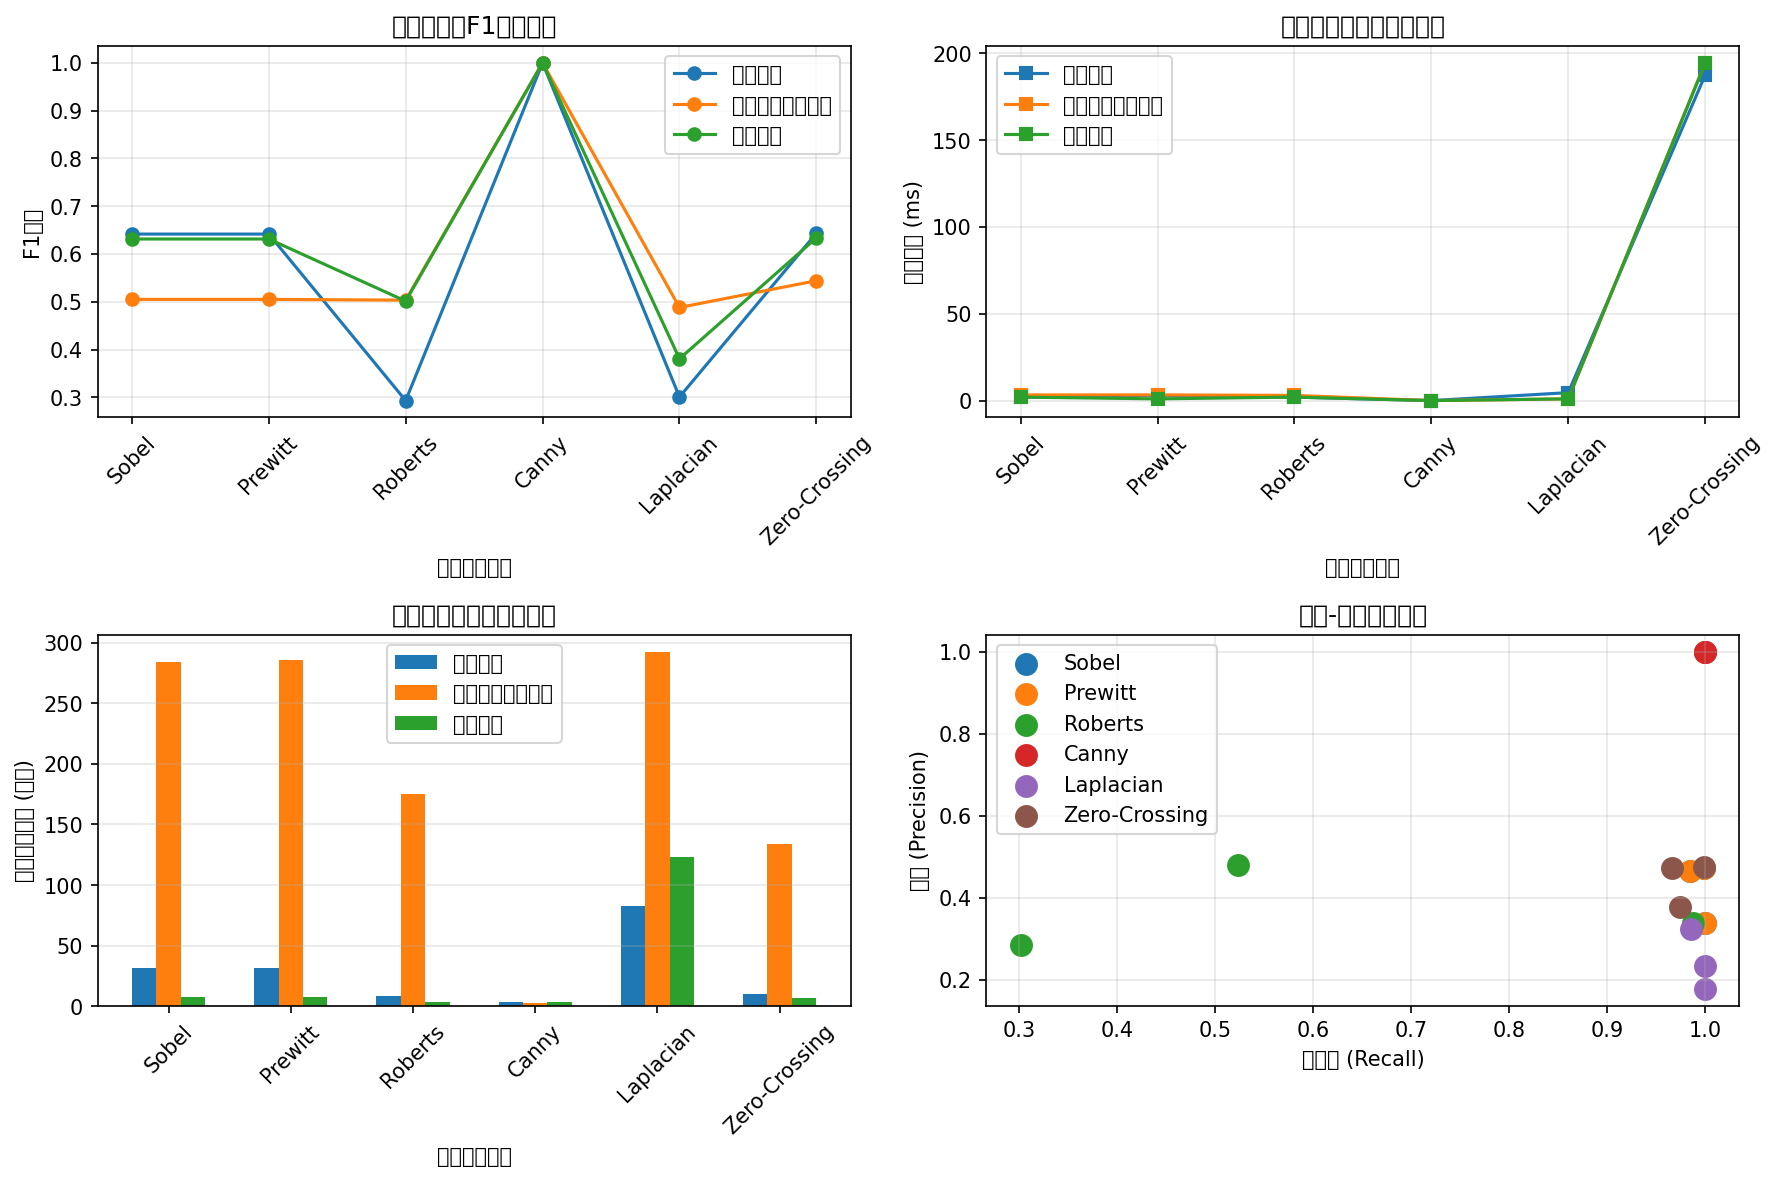

Generate this figure with Python:
"""
边缘检测算子比较
比较不同的边缘检测算子及其效果
"""

import cv2
import numpy as np
import matplotlib.pyplot as plt
from scipy import ndimage
import time

class EdgeDetector:
    def __init__(self):
        """初始化边缘检测器"""
        pass
    
    def sobel_edge_detection(self, image, ksize=3):
        """Sobel边缘检测"""
        if len(image.shape) == 3:
            gray = cv2.cvtColor(image, cv2.COLOR_BGR2GRAY)
        else:
            gray = image
        
        # Sobel算子
        sobel_x = cv2.Sobel(gray, cv2.CV_64F, 1, 0, ksize=ksize)
        sobel_y = cv2.Sobel(gray, cv2.CV_64F, 0, 1, ksize=ksize)
        
        # 计算梯度幅值
        magnitude = np.sqrt(sobel_x**2 + sobel_y**2)
        
        # 归一化到0-255
        magnitude = np.uint8(255 * magnitude / magnitude.max())
        
        # 计算梯度方向
        direction = np.arctan2(sobel_y, sobel_x) * 180 / np.pi
        
        return magnitude, direction, sobel_x, sobel_y
    
    def prewitt_edge_detection(self, image):
        """Prewitt边缘检测"""
        if len(image.shape) == 3:
            gray = cv2.cvtColor(image, cv2.COLOR_BGR2GRAY)
        else:
            gray = image
        
        # Prewitt算子
        kernel_x = np.array([[-1, 0, 1],
                            [-1, 0, 1],
                            [-1, 0, 1]])
        
        kernel_y = np.array([[-1, -1, -1],
                            [0, 0, 0],
                            [1, 1, 1]])
        
        prewitt_x = cv2.filter2D(gray, cv2.CV_64F, kernel_x)
        prewitt_y = cv2.filter2D(gray, cv2.CV_64F, kernel_y)
        
        # 计算梯度幅值
        magnitude = np.sqrt(prewitt_x**2 + prewitt_y**2)
        magnitude = np.uint8(255 * magnitude / magnitude.max())
        
        # 计算梯度方向
        direction = np.arctan2(prewitt_y, prewitt_x) * 180 / np.pi
        
        return magnitude, direction, prewitt_x, prewitt_y
    
    def roberts_edge_detection(self, image):
        """Roberts边缘检测"""
        if len(image.shape) == 3:
            gray = cv2.cvtColor(image, cv2.COLOR_BGR2GRAY)
        else:
            gray = image
        
        # Roberts算子
        kernel_x = np.array([[1, 0],
                            [0, -1]])
        
        kernel_y = np.array([[0, 1],
                            [-1, 0]])
        
        roberts_x = cv2.filter2D(gray, cv2.CV_64F, kernel_x)
        roberts_y = cv2.filter2D(gray, cv2.CV_64F, kernel_y)
        
        # 计算梯度幅值
        magnitude = np.sqrt(roberts_x**2 + roberts_y**2)
        magnitude = np.uint8(255 * magnitude / magnitude.max())
        
        # 计算梯度方向
        direction = np.arctan2(roberts_y, roberts_x) * 180 / np.pi
        
        return magnitude, direction, roberts_x, roberts_y
    
    def canny_edge_detection(self, image, low_threshold=50, high_threshold=150):
        """Canny边缘检测"""
        if len(image.shape) == 3:
            gray = cv2.cvtColor(image, cv2.COLOR_BGR2GRAY)
        else:
            gray = image
        
        # 应用高斯模糊
        blurred = cv2.GaussianBlur(gray, (5, 5), 1.4)
        
        # Canny边缘检测
        edges = cv2.Canny(blurred, low_threshold, high_threshold)
        
        return edges
    
    def laplacian_edge_detection(self, image, ksize=3):
        """Laplacian边缘检测"""
        if len(image.shape) == 3:
            gray = cv2.cvtColor(image, cv2.COLOR_BGR2GRAY)
        else:
            gray = image
        
        # 应用高斯模糊
        blurred = cv2.GaussianBlur(gray, (5, 5), 1.4)
        
        # Laplacian算子
        laplacian = cv2.Laplacian(blurred, cv2.CV_64F, ksize=ksize)
        
        # 取绝对值并归一化
        laplacian = np.absolute(laplacian)
        laplacian = np.uint8(255 * laplacian / laplacian.max())
        
        return laplacian
    
    def zero_crossing_edge_detection(self, image, threshold=0.01):
        """零交叉边缘检测"""
        if len(image.shape) == 3:
            gray = cv2.cvtColor(image, cv2.COLOR_BGR2GRAY)
        else:
            gray = image
        
        # 应用LoG (Laplacian of Gaussian)
        blurred = cv2.GaussianBlur(gray, (5, 5), 1.4)
        laplacian = cv2.Laplacian(blurred, cv2.CV_64F, ksize=3)
        
        # 零交叉检测
        edges = np.zeros_like(laplacian, dtype=np.uint8)
        h, w = laplacian.shape
        
        for i in range(1, h-1):
            for j in range(1, w-1):
                # 检查3x3邻域中的零交叉
                neighborhood = laplacian[i-1:i+2, j-1:j+2]
                max_val = neighborhood.max()
                min_val = neighborhood.min()
                
                # 如果最大值和最小值符号相反且差值超过阈值
                if max_val > threshold and min_val < -threshold:
                    edges[i, j] = 255
        
        return edges
    
    def evaluate_edge_detection(self, edge_image, ground_truth=None):
        """评估边缘检测结果"""
        if ground_truth is None:
            # 如果没有真实标签，使用Canny作为参考
            ground_truth = self.canny_edge_detection(edge_image)
        
        # 确保二值化
        edge_binary = (edge_image > 0).astype(np.uint8)
        gt_binary = (ground_truth > 0).astype(np.uint8)
        
        # 计算评估指标
        tp = np.sum((edge_binary == 1) & (gt_binary == 1))  # 真阳性
        fp = np.sum((edge_binary == 1) & (gt_binary == 0))  # 假阳性
        fn = np.sum((edge_binary == 0) & (gt_binary == 1))  # 假阴性
        tn = np.sum((edge_binary == 0) & (gt_binary == 0))  # 真阴性
        
        # 避免除以零
        precision = tp / (tp + fp) if (tp + fp) > 0 else 0
        recall = tp / (tp + fn) if (tp + fn) > 0 else 0
        f1_score = 2 * precision * recall / (precision + recall) if (precision + recall) > 0 else 0
        accuracy = (tp + tn) / (tp + tn + fp + fn) if (tp + tn + fp + fn) > 0 else 0
        
        metrics = {
            'true_positive': tp,
            'false_positive': fp,
            'false_negative': fn,
            'true_negative': tn,
            'precision': precision,
            'recall': recall,
            'f1_score': f1_score,
            'accuracy': accuracy
        }
        
        return metrics
    
    def compute_edge_thickness(self, edge_image):
        """计算边缘厚度（平均宽度）"""
        # 使用形态学操作估计边缘厚度
        from skimage.morphology import binary_dilation, binary_erosion
        
        edge_binary = (edge_image > 0)
        
        # 计算边缘像素的连通区域
        num_labels, labels = cv2.connectedComponents(edge_binary.astype(np.uint8))
        
        if num_labels <= 1:
            return 0
        
        thicknesses = []
        for label in range(1, num_labels):
            mask = (labels == label).astype(np.uint8)
            
            # 计算区域面积和周长
            area = np.sum(mask)
            contours, _ = cv2.findContours(mask, cv2.RETR_EXTERNAL, cv2.CHAIN_APPROX_SIMPLE)
            
            if contours:
                perimeter = cv2.arcLength(contours[0], True)
                if perimeter > 0:
                    # 估计平均厚度（假设为圆形区域）
                    thickness = 4 * area / perimeter
                    thicknesses.append(thickness)
        
        return np.mean(thicknesses) if thicknesses else 0

def create_test_images():
    """创建测试图像"""
    images = []
    
    # 图像1：简单几何形状
    img1 = np.zeros((300, 300), dtype=np.uint8)
    cv2.rectangle(img1, (50, 50), (250, 250), 255, 5)
    cv2.circle(img1, (150, 150), 80, 200, 3)
    cv2.line(img1, (50, 150), (250, 150), 150, 2)
    images.append(('几何形状', img1))
    
    # 图像2：添加噪声
    img2 = img1.copy()
    noise = np.random.normal(0, 30, img2.shape).astype(np.uint8)
    img2 = cv2.add(img2, noise)
    images.append(('带噪声的几何形状', img2))
    
    # 图像3：纹理图像
    img3 = np.zeros((300, 300), dtype=np.uint8)
    for i in range(0, 300, 20):
        cv2.line(img3, (i, 0), (i, 300), 255, 2)
        cv2.line(img3, (0, i), (300, i), 200, 2)
    images.append(('网格纹理', img3))
    
    return images

def main():
    """主函数：比较不同的边缘检测算子"""
    # 创建测试图像
    test_images = create_test_images()
    
    # 创建边缘检测器
    detector = EdgeDetector()
    
    # 定义要测试的边缘检测方法
    edge_methods = [
        ('Sobel', detector.sobel_edge_detection),
        ('Prewitt', detector.prewitt_edge_detection),
        ('Roberts', detector.roberts_edge_detection),
        ('Canny', detector.canny_edge_detection),
        ('Laplacian', detector.laplacian_edge_detection),
        ('Zero-Crossing', detector.zero_crossing_edge_detection)
    ]
    
    # 存储所有结果
    all_results = {}
    execution_times = {}
    
    # 对每幅图像应用所有边缘检测方法
    for img_name, image in test_images:
        print(f"\n处理图像: {img_name}")
        all_results[img_name] = {}
        execution_times[img_name] = {}
        
        # 使用Canny作为参考（ground truth）
        start_time = time.time()
        canny_edges = detector.canny_edge_detection(image)
        canny_time = time.time() - start_time
        execution_times[img_name]['Canny'] = canny_time
        
        for method_name, method_func in edge_methods:
            print(f"  应用 {method_name}...")
            
            start_time = time.time()
            
            if method_name in ['Sobel', 'Prewitt', 'Roberts']:
                # 这些方法返回多个值
                result = method_func(image)
                edge_image = result[0]  # 梯度幅值
            elif method_name == 'Canny':
                edge_image = canny_edges
            else:
                # 其他方法直接返回边缘图像
                if method_name == 'Laplacian':
                    edge_image = method_func(image, ksize=3)
                elif method_name == 'Zero-Crossing':
                    edge_image = method_func(image, threshold=0.01)
                else:
                    edge_image = method_func(image)
            
            exec_time = time.time() - start_time
            execution_times[img_name][method_name] = exec_time
            
            # 评估结果（使用Canny作为参考）
            metrics = detector.evaluate_edge_detection(edge_image, canny_edges)
            
            # 计算边缘厚度
            thickness = detector.compute_edge_thickness(edge_image)
            
            all_results[img_name][method_name] = {
                'image': edge_image,
                'metrics': metrics,
                'thickness': thickness,
                'execution_time': exec_time
            }
    
    # 可视化结果
    for img_name, image in test_images:
        plt.figure(figsize=(15, 10))
        
        # 显示原始图像
        plt.subplot(3, 4, 1)
        plt.imshow(image, cmap='gray')
        plt.title(f'原始图像: {img_name}')
        plt.axis('off')
        
        # 显示每种方法的边缘检测结果
        for idx, (method_name, _) in enumerate(edge_methods):
            row = idx // 3 + 1
            col = idx % 3 + 2
            
            plt.subplot(3, 4, row * 4 + col)
            
            if method_name in all_results[img_name]:
                result = all_results[img_name][method_name]
                edge_img = result['image']
                metrics = result['metrics']
                
                plt.imshow(edge_img, cmap='gray')
                plt.title(f'{method_name}\nF1={metrics["f1_score"]:.3f}')
                plt.axis('off')
        
        plt.tight_layout()
        plt.savefig(f'results/edge_detection_{img_name}.png', dpi=150, bbox_inches='tight')
        plt.show()
    
    # 创建综合比较图
    plt.figure(figsize=(12, 8))
    
    # F1分数比较
    plt.subplot(221)
    methods = [m[0] for m in edge_methods]
    
    for img_name, _ in test_images:
        f1_scores = []
        for method_name in methods:
            if method_name in all_results[img_name]:
                f1_scores.append(all_results[img_name][method_name]['metrics']['f1_score'])
            else:
                f1_scores.append(0)
        
        plt.plot(methods, f1_scores, marker='o', label=img_name)
    
    plt.xlabel('边缘检测方法')
    plt.ylabel('F1分数')
    plt.title('不同方法的F1分数比较')
    plt.legend()
    plt.grid(True, alpha=0.3)
    plt.xticks(rotation=45)
    
    # 执行时间比较
    plt.subplot(222)
    for img_name, _ in test_images:
        exec_times = []
        for method_name in methods:
            if method_name in execution_times[img_name]:
                exec_times.append(execution_times[img_name][method_name] * 1000)  # 转换为毫秒
            else:
                exec_times.append(0)
        
        plt.plot(methods, exec_times, marker='s', label=img_name)
    
    plt.xlabel('边缘检测方法')
    plt.ylabel('执行时间 (ms)')
    plt.title('不同方法的执行时间比较')
    plt.legend()
    plt.grid(True, alpha=0.3)
    plt.xticks(rotation=45)
    
    # 边缘厚度比较
    plt.subplot(223)
    for img_name, _ in test_images:
        thicknesses = []
        for method_name in methods:
            if method_name in all_results[img_name]:
                thicknesses.append(all_results[img_name][method_name]['thickness'])
            else:
                thicknesses.append(0)
        
        plt.bar(np.arange(len(methods)) + 0.2 * (test_images.index((img_name, _)) - 1), 
                thicknesses, width=0.2, label=img_name)
    
    plt.xlabel('边缘检测方法')
    plt.ylabel('平均边缘厚度 (像素)')
    plt.title('不同方法的边缘厚度比较')
    plt.legend()
    plt.grid(True, alpha=0.3, axis='y')
    plt.xticks(np.arange(len(methods)), methods, rotation=45)
    
    # 精度-召回率曲线
    plt.subplot(224)
    for method_name in methods:
        precisions = []
        recalls = []
        
        for img_name, _ in test_images:
            if method_name in all_results[img_name]:
                metrics = all_results[img_name][method_name]['metrics']
                precisions.append(metrics['precision'])
                recalls.append(metrics['recall'])
        
        if precisions and recalls:
            plt.scatter(recalls, precisions, label=method_name, s=100)
    
    plt.xlabel('召回率 (Recall)')
    plt.ylabel('精度 (Precision)')
    plt.title('精度-召回率散点图')
    plt.legend()
    plt.grid(True, alpha=0.3)
    
    plt.tight_layout()
    plt.savefig('results/edge_detection_comparison.png', dpi=150, bbox_inches='tight')
    plt.show()
    
    # 保存详细结果
    with open('results/edge_detection_results.txt', 'w') as f:
        f.write("边缘检测算子比较实验结果\n")
        f.write("=" * 60 + "\n\n")
        
        for img_name, image in test_images:
            f.write(f"图像: {img_name}\n")
            f.write("-" * 40 + "\n")
            
            for method_name in methods:
                if method_name in all_results[img_name]:
                    result = all_results[img_name][method_name]
                    metrics = result['metrics']
                    
                    f.write(f"\n{method_name}:\n")
                    f.write(f"  执行时间: {result['execution_time']:.4f} 秒\n")
                    f.write(f"  边缘厚度: {result['thickness']:.2f} 像素\n")
                    f.write(f"  真阳性: {metrics['true_positive']}\n")
                    f.write(f"  假阳性: {metrics['false_positive']}\n")
                    f.write(f"  假阴性: {metrics['false_negative']}\n")
                    f.write(f"  精度: {metrics['precision']:.4f}\n")
                    f.write(f"  召回率: {metrics['recall']:.4f}\n")
                    f.write(f"  F1分数: {metrics['f1_score']:.4f}\n")
                    f.write(f"  准确率: {metrics['accuracy']:.4f}\n")
            
            f.write("\n" + "=" * 60 + "\n\n")
    
    print("\n实验完成！结果已保存到 results/ 目录")

if __name__ == "__main__":
    main()
